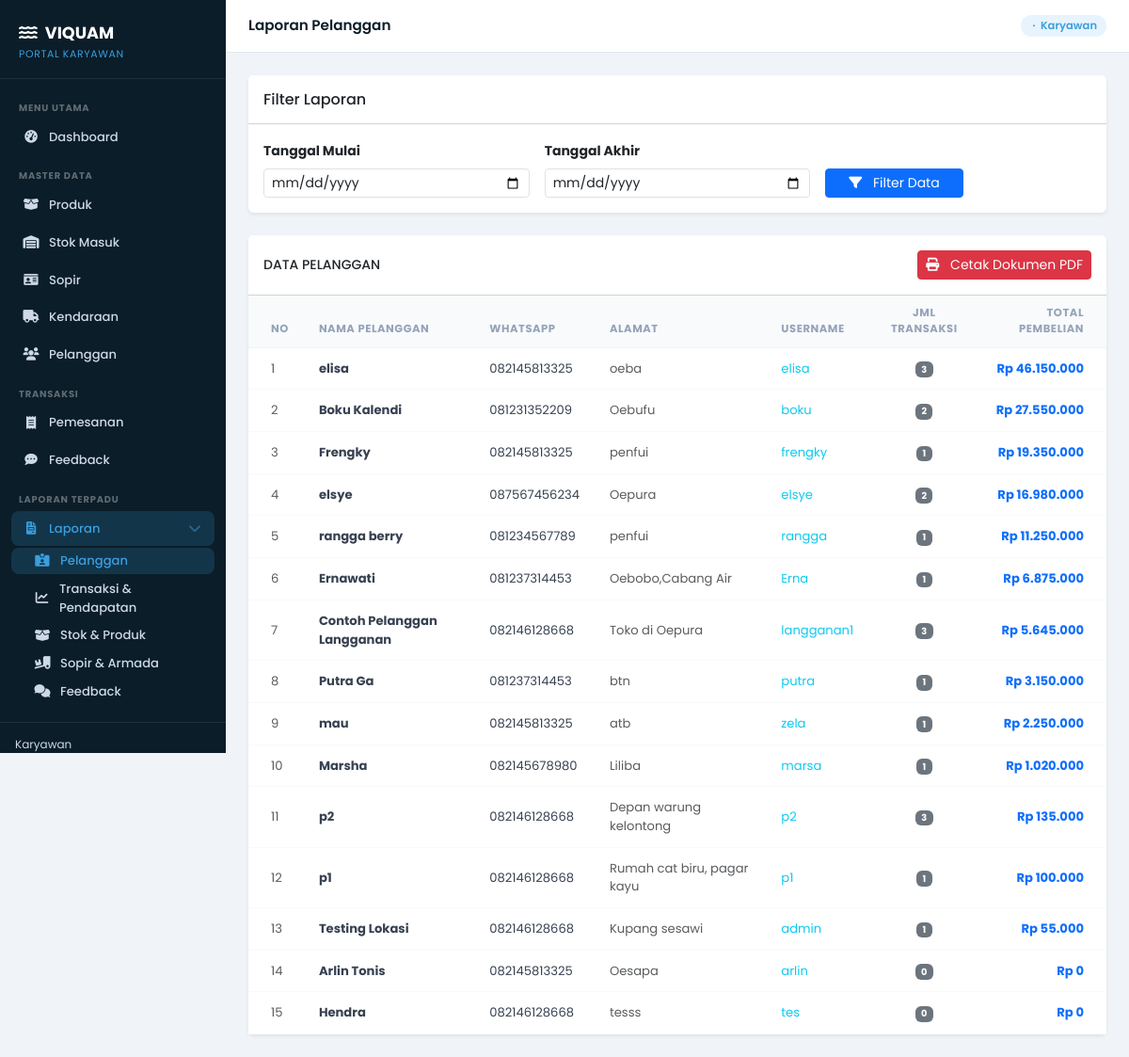
/laporan/pelanggan/, run on an earlier commit of the app's database.
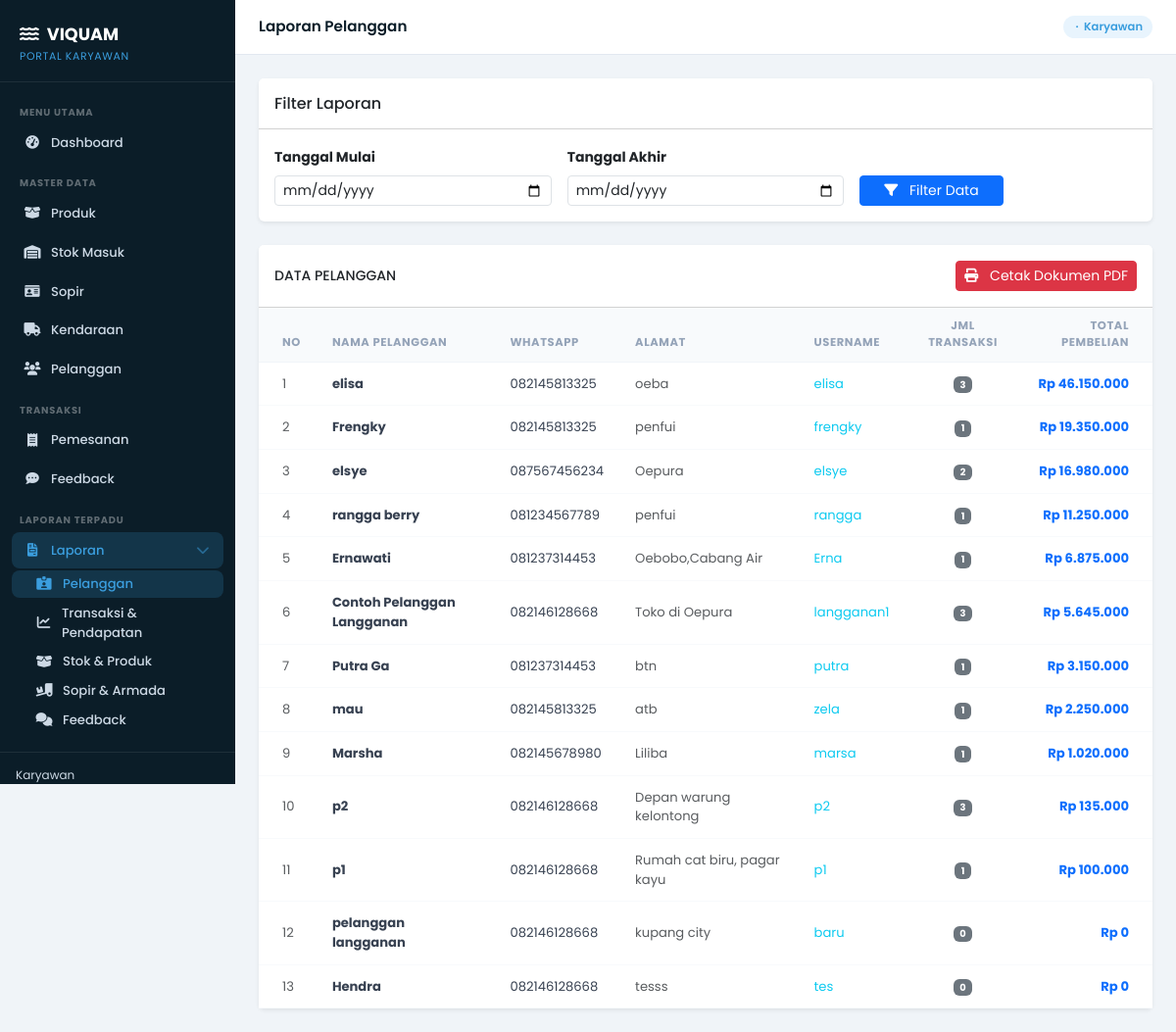
And on a later commit of the database.
### core/models.py (models this page shows, shortened)
class Pelanggan(models.Model):
    idPelanggan = models.AutoField(primary_key=True, verbose_name='ID Pelanggan')
    nama = models.CharField(max_length=50, verbose_name='Nama Pelanggan')
    noWa = models.CharField(max_length=20, verbose_name='Nomor WhatsApp')
    alamat = models.CharField(max_length=200, verbose_name='Detail Alamat (Blok/No Rumah)')
    latitude = models.DecimalField(max_digits=10, decimal_places=7, null=True, blank=True, verbose_name='Latitude')
    longitude = models.DecimalField(max_digits=10, decimal_places=7, null=True, blank=True, verbose_name='Longitude')
    username = models.CharField(max_length=20, unique=True, verbose_name='Username')
    password = models.CharField(max_length=150, verbose_name='Password (Hash)')
    isLangganan = models.BooleanField(default=False, verbose_name='Pelanggan Langganan')
    npwp = models.CharField(max_length=20, null=True, blank=True, verbose_name='NPWP')
    class Meta:
        verbose_name = 'Pelanggan'
        verbose_name_plural = 'Pelanggan'

### core/karyawan_views.py (the view)
# urls.py: path('laporan/pelanggan/',           karyawan_views.laporan_pelanggan,           name='laporan-pelanggan'),
def laporan_pelanggan(request):
    start_date, end_date, tgl_mulai, tgl_akhir = _parse_date_range(request)
    pelanggan_qs = Pelanggan.objects.all()
    if start_date or end_date:
        order_filter = Q()
        if start_date:
            order_filter &= Q(pemesanan__tanggalPemesanan__gte=start_date)
        if end_date:
            order_filter &= Q(pemesanan__tanggalPemesanan__lte=end_date)
        pelanggan_qs = pelanggan_qs.annotate(
            jml_transaksi=Count('pemesanan', filter=order_filter),
            total_pembelian=Coalesce(Sum('pemesanan__total', filter=order_filter), Value(0), output_field=DecimalField())
        )
    else:
        pelanggan_qs = pelanggan_qs.annotate(
            jml_transaksi=Count('pemesanan'),
            total_pembelian=Coalesce(Sum('pemesanan__total'), Value(0), output_field=DecimalField())
        )
    return render(request, 'core/laporan_pelanggan.html', {
        'pelanggan_list': pelanggan_qs.order_by('-total_pembelian'),
        'tgl_mulai': tgl_mulai,
        'tgl_akhir': tgl_akhir,
        'active_menu': 'laporan_pelanggan'
    })

### core/karyawan_views.py (called while the page is built)
def _parse_date_range(request):
    tgl_mulai = request.GET.get('tgl_mulai')
    tgl_akhir = request.GET.get('tgl_akhir')
    start_date = None
    end_date = None
    if tgl_mulai:
        try:
            start_date = datetime.strptime(tgl_mulai, '%Y-%m-%d')
        except ValueError:
            pass
    if tgl_akhir:
        try:
            end_date = datetime.strptime(tgl_akhir, '%Y-%m-%d')
        except ValueError:
            pass
    return start_date, end_date, tgl_mulai, tgl_akhir

### core/templates/core/laporan_pelanggan.html (shortened to what this page needs)
{% extends "karyawan/base_karyawan.html" %}
{% load humanize %}
{% block page_title %}Laporan Pelanggan{% endblock %}
{% block content %}
<div class="card shadow-sm border-0 mb-4">
    <div class="card-header bg-white py-3">
        <h6 class="m-0 font-weight-bold text-dark">Filter Laporan</h6>
    </div>
    <div class="card-body">
        <form method="get" class="row g-3 align-items-end">
            <div class="col-md-4">
                <label for="tgl_mulai" class="form-label small fw-bold">Tanggal Mulai</label>
                <input type="date" name="tgl_mulai" id="tgl_mulai" class="form-control form-control-sm" value="{{ tgl_mulai }}">
            </div>
            <div class="col-md-4">
                <label for="tgl_akhir" class="form-label small fw-bold">Tanggal Akhir</label>
                <input type="date" name="tgl_akhir" id="tgl_akhir" class="form-control form-control-sm" value="{{ tgl_akhir }}">
            </div>
            <div class="col-md-4">
                <button type="submit" class="btn btn-primary btn-sm px-4">
                    <i class="fas fa-filter me-2"></i> Filter Data
                </button>
            </div>
        </form>
    </div>
</div>
<div class="card shadow-sm border-0">
    <div class="card-header bg-white py-3 d-flex justify-content-between align-items-center">
        <h6 class="m-0 font-weight-bold text-dark text-uppercase small">Data Pelanggan</h6>
        <div class="dropdown">
            <button type="button" onclick="window.print()" class="btn btn-danger btn-sm">
                <i class="fas fa-print me-2"></i> Cetak Dokumen PDF
            </button>
        </div>
    </div>
    <div class="card-body p-0">
        <div class="table-responsive">
            <table class="table table-hover align-middle mb-0" style="font-size: .85rem;">
                <thead class="bg-light">
                    <tr>
                        <th class="ps-4">No</th>
                        <th>Nama Pelanggan</th>
                        <th>WhatsApp</th>
                        <th>Alamat</th>
                        <th>Username</th>
                        <th class="text-center">Jml Transaksi</th>
                        <th class="pe-4 text-end">Total Pembelian</th>
                    </tr>
                </thead>
                <tbody>
                    {% for pelanggan in pelanggan_list %}
                    <tr>
                        <td class="ps-4 text-muted">{{ forloop.counter }}</td>
                        <td class="fw-bold">{{ pelanggan.nama }}</td>
                        <td>{{ pelanggan.noWa }}</td>
                        <td class="text-muted small">{{ pelanggan.alamat|truncatechars:50 }}</td>
                        <td class="text-info">{{ pelanggan.username }}</td>
                        <td class="text-center">
                            <span class="badge bg-secondary">{{ pelanggan.jml_transaksi }}</span>
                        </td>
                        <td class="pe-4 text-end fw-bold text-primary">
                            Rp {{ pelanggan.total_pembelian|floatformat:0|intcomma }}
                        </td>
                    </tr>
                    {% empty %}
                    <tr>
                        <td colspan="7" class="text-center py-4 text-muted">
                            <i class="fas fa-info-circle me-2"></i> Tidak ada data pelanggan pada periode ini.
                        </td>
                    </tr>
                    {% endfor %}
                </tbody>
            </table>
        </div>
    </div>
</div>
{% endblock %}

### core/templates/karyawan/base_karyawan.html (shortened to what this page needs)
<!DOCTYPE html>
<html lang="id">
<head>
    <link href="https://cdn.jsdelivr.net/npm/bootstrap@5.3.0-alpha1/dist/css/bootstrap.min.css" rel="stylesheet">
    <link rel="stylesheet" href="https://cdnjs.cloudflare.com/ajax/libs/font-awesome/6.0.0/css/all.min.css">
</head>
<body>
<aside class="sidebar-desktop">
    {% include 'karyawan/_sidebar_content.html' %}
</aside>
<div class="main-wrapper">
    <header class="topbar">
        <span class="topbar-title">{% block page_title %}Dashboard{% endblock %}</span>
        <span class="topbar-badge d-none d-sm-inline">
            &nbsp;·&nbsp; Karyawan
        </span>
    </header>
    <div class="content-area">
        {% block content %}{% endblock %}
    </div>
</div>
</body>
</html>

### core/templates/karyawan/_sidebar_content.html (shortened to what this page needs)
<div class="sidebar-brand">
    <div class="brand-title"><i class="fas fa-water me-2"></i>VIQUAM</div>
    <div class="brand-sub">Portal Karyawan</div>
</div>
<nav class="sidebar-nav">
    <div class="nav-label">Menu Utama</div>
    <a href="{% url 'karyawan_dashboard' %}"
       class="sidebar-link {% if request.resolver_match.url_name == 'karyawan_dashboard' %}active{% endif %}">
        <i class="fas fa-tachometer-alt"></i> Dashboard
    </a>
    <div class="nav-label mt-2">Master Data</div>
    <a href="{% url 'karyawan_produk_list' %}"
       class="sidebar-link {% if 'karyawan_produk' in request.resolver_match.url_name %}active{% endif %}">
        <i class="fas fa-box-open"></i> Produk
    </a>
    <a href="{% url 'karyawan_stok_list' %}"
       class="sidebar-link {% if 'karyawan_stok' in request.resolver_match.url_name %}active{% endif %}">
        <i class="fas fa-warehouse"></i> Stok Masuk
    </a>
    <a href="{% url 'karyawan_sopir_list' %}"
       class="sidebar-link {% if 'karyawan_sopir' in request.resolver_match.url_name %}active{% endif %}">
        <i class="fas fa-id-card"></i> Sopir
    </a>
    <a href="{% url 'karyawan_kendaraan_list' %}"
       class="sidebar-link {% if 'karyawan_kendaraan' in request.resolver_match.url_name %}active{% endif %}">
        <i class="fas fa-truck"></i> Kendaraan
    </a>
    <a href="{% url 'karyawan_pelanggan_list' %}"
       class="sidebar-link {% if 'karyawan_pelanggan' in request.resolver_match.url_name %}active{% endif %}">
        <i class="fas fa-users"></i> Pelanggan
    </a>
    <div class="nav-label mt-2">Transaksi</div>
    <a href="{% url 'karyawan_pemesanan_list' %}"
       class="sidebar-link {% if 'karyawan_pemesanan' in request.resolver_match.url_name %}active{% endif %}">
        <i class="fas fa-receipt"></i> Pemesanan
    </a>
    <a href="{% url 'karyawan_feedback_list' %}"
       class="sidebar-link {% if 'karyawan_feedback' in request.resolver_match.url_name %}active{% endif %}">
        <i class="fas fa-comment-dots"></i> Feedback
    </a>
    <div class="nav-label mt-2">Laporan Terpadu</div>
    <a href="#menuLaporan"
       data-bs-toggle="collapse"
       class="sidebar-link {% if 'laporan' in request.resolver_match.url_name %}active{% endif %}"
       aria-expanded="{% if 'laporan' in request.resolver_match.url_name %}true{% else %}false{% endif %}"
       aria-controls="menuLaporan">
        <i class="fas fa-file-invoice"></i> Laporan <i class="fas fa-chevron-down ms-auto small opacity-50"></i>
    </a>
    <div class="collapse {% if 'laporan' in request.resolver_match.url_name %}show{% endif %}" id="menuLaporan">
        <a href="{% url 'laporan-pelanggan' %}" class="sidebar-link ps-4 py-1 {% if request.resolver_match.url_name == 'laporan-pelanggan' %}active{% endif %}">
            <i class="fas fa-id-card-alt small"></i> Pelanggan
        </a>
        <a href="{% url 'laporan-pemesanan-pendapatan' %}" class="sidebar-link ps-4 py-1 {% if request.resolver_match.url_name == 'laporan-pemesanan-pendapatan' %}active{% endif %}">
            <i class="fas fa-chart-line small"></i> Transaksi & Pendapatan
        </a>
        <a href="{% url 'laporan-produk' %}" class="sidebar-link ps-4 py-1 {% if request.resolver_match.url_name == 'laporan-produk' %}active{% endif %}">
            <i class="fas fa-box-open small"></i> Stok & Produk
        </a>
        <a href="{% url 'laporan-sopir-kendaraan' %}" class="sidebar-link ps-4 py-1 {% if request.resolver_match.url_name == 'laporan-sopir-kendaraan' %}active{% endif %}">
            <i class="fas fa-truck-ramp-box small"></i> Sopir & Armada
        </a>
        <a href="{% url 'laporan-feedback' %}" class="sidebar-link ps-4 py-1 {% if request.resolver_match.url_name == 'laporan-feedback' %}active{% endif %}">
            <i class="fas fa-comments small"></i> Feedback
        </a>
    </div>
</nav>
<div class="sidebar-footer">
    <div class="user-info">
        Karyawan
    </div>
</div>

### core/templates/karyawan/base_karyawan.html (style rules this page uses)
:root { --sidebar-bg: #0b1d28; --sidebar-width: 240px; --accent: #3b9ede; --text-light: #cdd9e5; --topbar-h: 56px; }
* { box-sizing: border-box; }
body { font-family: 'Poppins', sans-serif; background: #f0f4f8; margin: 0; }
.sidebar-desktop { position: fixed; top: 0; left: 0; width: var(--sidebar-width); height: 100vh; background: var(--sidebar-bg); display: flex; flex-direction: column; z-index: 1000; overflow-y: auto; }
.sidebar-brand { padding: 22px 20px 16px; border-bottom: 1px solid rgba(255,255,255,.08); }
.brand-title { font-size: 1.1rem; font-weight: 700; color: #fff; }
.brand-sub { font-size: .68rem; color: var(--accent); margin-top: 2px; text-transform: uppercase; letter-spacing: .06em; }
.sidebar-nav { flex: 1; padding: 16px 12px; }
.nav-label { font-size: .62rem; font-weight: 700; color: rgba(255,255,255,.35); text-transform: uppercase; letter-spacing: .08em; padding: 8px 8px 4px; }
.sidebar-link { display: flex; align-items: center; gap: 10px; padding: 9px 12px; border-radius: 8px; color: var(--text-light); text-decoration: none; font-size: .82rem; font-weight: 500; transition: background .15s, color .15s; margin-bottom: 2px; }
.sidebar-link:hover, .sidebar-link.active { background: rgba(59,158,222,.18); color: #fff; }
.sidebar-link.active { color: var(--accent); }
.sidebar-link i { width: 18px; text-align: center; font-size: .85rem; }
.sidebar-footer { padding: 14px 16px; border-top: 1px solid rgba(255,255,255,.08); }
.user-info { font-size: .75rem; color: var(--text-light); margin-bottom: 8px; }
.main-wrapper { margin-left: var(--sidebar-width); min-height: 100vh; display: flex; flex-direction: column; }
.topbar { height: var(--topbar-h); background: #fff; border-bottom: 1px solid #e2e8f0; display: flex; align-items: center; padding: 0 24px; position: sticky; top: 0; z-index: 900; gap: 12px; }
.topbar-title { font-size: .95rem; font-weight: 600; color: #0b1d28; flex: 1; }
.topbar-badge { font-size: .72rem; background: #e8f4fd; color: var(--accent); padding: 3px 10px; border-radius: 20px; font-weight: 600; }
.content-area { flex: 1; padding: 24px; }
.table thead th { font-size: .72rem; font-weight: 700; color: #94a3b8; text-transform: uppercase; letter-spacing: .05em; border-bottom: 1px solid #f1f5f9; padding: 10px 16px; background: #f8fafc; }
.table tbody td { font-size: .82rem; color: #374151; padding: 12px 16px; vertical-align: middle; border-bottom: 1px solid #f8fafc; }

What changed in the data, as far as the page shows it:
removed Pelanggan: nama "Boku Kalendi", noWa "081231352209", alamat "Oebufu", username "boku", jml_transaksi "2", total_pembelian "27.550.000"
removed Pelanggan: nama "Testing Lokasi", noWa "082146128668", alamat "Kupang sesawi", username "admin", jml_transaksi "1", total_pembelian "55.000"
removed Pelanggan: nama "Arlin Tonis", noWa "082145813325", alamat "Oesapa", username "arlin", jml_transaksi "0", total_pembelian "0"
added Pelanggan: nama "pelanggan langganan", noWa "082146128668", alamat "kupang city", username "baru", jml_transaksi "0", total_pembelian "0"
